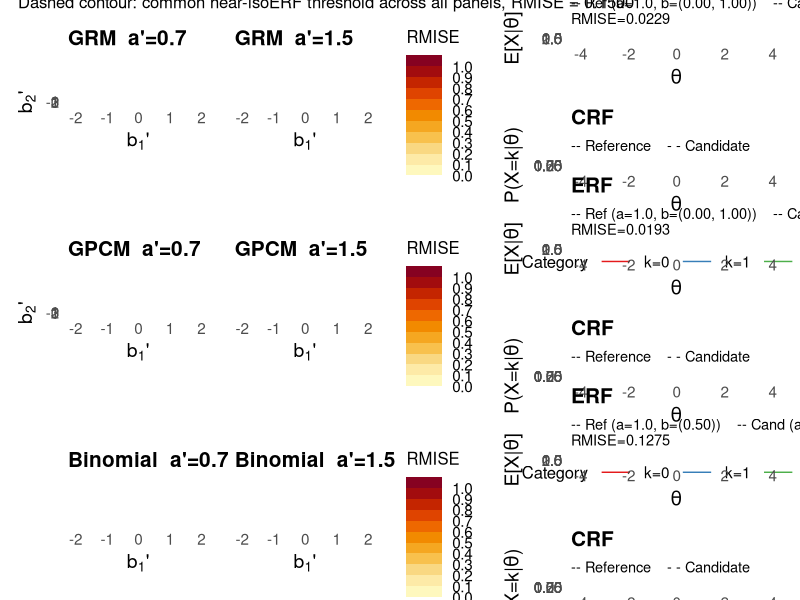

Write the R code that produced this figure.
library(ggplot2)
library(patchwork)

logis <- function(x) 1 / (1 + exp(-x))

# ---- ERF and CRF for each model (K=3) ----

erf_grm <- function(theta, a, b) {
  rowSums(outer(theta, b, function(t, bk) logis(a * (t - bk))))
}
crf_grm <- function(theta, a, b) {
  p0 <- logis(a * (theta - b[1]))
  p1 <- logis(a * (theta - b[2]))
  data.frame(theta = theta, k0 = 1 - p0, k1 = p0 - p1, k2 = p1)
}

erf_gpcm <- function(theta, a, b) {
  sapply(theta, function(t) {
    u1 <- exp(a * (t - b[1]))
    u2 <- exp(a * (t - b[1]) + a * (t - b[2]))
    (u1 + 2 * u2) / (1 + u1 + u2)
  })
}
crf_gpcm <- function(theta, a, b) {
  m <- t(sapply(theta, function(t) {
    u1 <- exp(a * (t - b[1]))
    u2 <- exp(a * (t - b[1]) + a * (t - b[2]))
    d  <- 1 + u1 + u2
    c(k0 = 1/d, k1 = u1/d, k2 = u2/d)
  }))
  as.data.frame(cbind(theta = theta, m))
}

erf_binom <- function(theta, a, b) {
  2 * logis(a * (theta - b[1]))   # b[2] not used
}
crf_binom <- function(theta, a, b) {
  p <- logis(a * (theta - b[1]))
  data.frame(theta = theta, k0 = (1-p)^2, k1 = 2*p*(1-p), k2 = p^2)
}

# ---- Per-model references ----
refs <- list(
  GRM      = list(a = 1, b = c(0, 1),  erf_fn = erf_grm,  crf_fn = crf_grm),
  GPCM     = list(a = 1, b = c(0, 1),  erf_fn = erf_gpcm, crf_fn = crf_gpcm),
  Binomial = list(a = 1, b = c(0.5, NA), erf_fn = erf_binom, crf_fn = crf_binom)
)

erf_dist <- function(erf_ref_fn, erf_fn, a_prime, b_prime) {
  integrate(function(theta) {
    (erf_ref_fn(theta) - erf_fn(theta, a_prime, b_prime))^2 * dnorm(theta)
  }, lower = -5, upper = 5, subdivisions = 200)$value
}

# ---- Grids ----
b1_vals <- seq(-2, 2, length.out = 60)
b2_vals <- seq(-1, 3, length.out = 60)

grids <- list(
  GRM     = subset(expand.grid(b1 = b1_vals, b2 = b2_vals), b1 < b2),
  GPCM    = expand.grid(b1 = b1_vals, b2 = b2_vals),
  Binomial = expand.grid(b1 = b1_vals, b2 = b2_vals)
)

erfs <- list(GRM = erf_grm, GPCM = erf_gpcm, Binomial = erf_binom)
crfs <- list(GRM = crf_grm, GPCM = crf_gpcm, Binomial = crf_binom)

# ---- Shared theme: larger text throughout ----
theme_iso <- function() {
  theme_minimal(base_size = 15) +
    theme(
      plot.title      = element_text(size = 15, face = "bold"),
      plot.subtitle   = element_text(size = 10.5),
      axis.title      = element_text(size = 14),
      axis.text       = element_text(size = 11),
      legend.title    = element_text(size = 12),
      legend.text     = element_text(size = 11),
      legend.key.width = unit(0.9, "cm")
    )
}

# ---- Plot helpers ----
make_dist_plot <- function(g, erf_ref_fn, b_ref_row, erf_fn, ap,
                           model_name, show_legend = FALSE, highlight = NULL,
                           scale_max = NA, show_isoerf_contour = FALSE,
                           contour_level = NULL, show_yaxis = TRUE) {
  if (!"dist" %in% names(g)) {
    g$dist <- mapply(function(b1, b2) erf_dist(erf_ref_fn, erf_fn, ap, c(b1, b2)),
                     g$b1, g$b2)
    cat(sprintf("%-8s a'=%.1f  min=%.6f  at b1=%.3f b2=%.3f\n",
                model_name, ap, min(g$dist),
                g$b1[which.min(g$dist)], g$b2[which.min(g$dist)]))
  }
  p <- ggplot(g, aes(x = b1, y = b2, fill = sqrt(dist))) +
    geom_tile() +
    geom_contour(data = g, aes(x = b1, y = b2, z = sqrt(dist)),
                inherit.aes = FALSE, breaks = contour_breaks,
                color = "grey30", linewidth = 0.3) +
    { if (!is.na(b_ref_row[2]))
        annotate("point", x = b_ref_row[1], y = b_ref_row[2],
                 shape = 4, size = 3.5, color = "black", stroke = 1.3)
      else list() } +
    scale_fill_stepsn(colours = viridis_pal,
                       breaks = contour_breaks,
                       limits = c(0, scale_max),
                       name = "RMISE",
                       guide = if (show_legend) guide_colorsteps() else "none") +
    labs(title = sprintf("%s  a'=%.1f", model_name, ap),
         x = expression(b[1]*"'"),
         y = if (show_yaxis) expression(b[2]*"'") else NULL) +
    theme_iso()
  if (!show_yaxis) {
    p <- p + theme(axis.text.y = element_blank(), axis.title.y = element_blank())
  }
  if (show_isoerf_contour && !is.null(contour_level)) {
    p <- p + geom_contour(data = g, aes(x = b1, y = b2, z = sqrt(dist)),
                          inherit.aes = FALSE, breaks = contour_level,
                          color = "red", linewidth = 1, linetype = "dashed")
  }
  if (!is.null(highlight)) {
    p <- p +
      annotate("point", x = highlight[1], y = highlight[2],
               shape = 21, size = 4.5, color = "black", fill = "white", stroke = 1.3) +
      annotate("text", x = highlight[1] + 0.15, y = highlight[2] - 0.15,
               label = sprintf("(%.2f, %.2f)", highlight[1], highlight[2]),
               size = 3.4, hjust = 0)
  }
  list(plot = p, grid = g)
}

make_erf_crf <- function(ref, erf_fn, crf_fn, a_cand, b_cand) {
  theta_seq <- seq(-4, 4, length.out = 300)
  erf_ref_fn <- function(theta) ref$erf_fn(theta, ref$a, ref$b)
  rmise <- sqrt(integrate(function(theta)
    (erf_ref_fn(theta) - erf_fn(theta, a_cand, b_cand))^2 * dnorm(theta),
    lower = -5, upper = 5, subdivisions = 200)$value)

  erf_df <- data.frame(
    theta = rep(theta_seq, 2),
    erf   = c(erf_ref_fn(theta_seq), erf_fn(theta_seq, a_cand, b_cand)),
    model = rep(c("Reference", "Candidate"), each = length(theta_seq))
  )
  p_erf <- ggplot(erf_df, aes(x = theta, y = erf, color = model, linetype = model)) +
    geom_line(linewidth = 1.1) +
    scale_color_manual(values = c("black", "red"), guide = "none") +
    scale_linetype_manual(values = c("dashed", "solid"), guide = "none") +
    labs(x = expression(theta), y = expression(E*"["*X*"|"*theta*"]"),
         title = "ERF",
         subtitle = {
           fmt_b <- function(b) paste(sprintf("%.2f", b[!is.na(b)]), collapse = ", ")
           sprintf("-- Ref (a=%.1f, b=(%s))    -- Cand (a'=%.1f, b'=(%s))\nRMISE=%.4f",
                   ref$a, fmt_b(ref$b), a_cand, fmt_b(b_cand), rmise)
         }) +
    theme_iso() +
    theme(plot.subtitle = element_text(size = 10.5))

  r  <- ref$crf_fn(theta_seq, ref$a, ref$b)
  cc <- crf_fn(theta_seq, a_cand, b_cand)
  crf_df <- rbind(
    data.frame(theta = theta_seq, prob = r$k0,  k = "k=0", model = "Reference"),
    data.frame(theta = theta_seq, prob = r$k1,  k = "k=1", model = "Reference"),
    data.frame(theta = theta_seq, prob = r$k2,  k = "k=2", model = "Reference"),
    data.frame(theta = theta_seq, prob = cc$k0, k = "k=0", model = "Candidate"),
    data.frame(theta = theta_seq, prob = cc$k1, k = "k=1", model = "Candidate"),
    data.frame(theta = theta_seq, prob = cc$k2, k = "k=2", model = "Candidate")
  )
  p_crf <- ggplot(crf_df, aes(x = theta, y = prob, color = k,
                               linetype = model, linewidth = model)) +
    geom_line() +
    scale_linetype_manual(values = c("dashed", "solid"), guide = "none") +
    scale_linewidth_manual(values = c(0.7, 1.1), guide = "none") +
    scale_color_brewer(palette = "Set1", name = "Category") +
    labs(x = expression(theta), y = expression("P(X=k|"*theta*")"),
         title = "CRF", subtitle = "-- Reference    - - Candidate") +
    theme_iso() +
    theme(legend.position = "bottom", plot.subtitle = element_text(size = 10.5))

  list(erf = p_erf, crf = p_crf)
}

make_dist_plot_1d <- function(b1_vals, erf_ref_fn, b_ref, erf_fn, ap,
                              model_name, show_legend = FALSE, highlight = NULL,
                              scale_max = NA, precomputed_g = NULL,
                              show_isoerf_contour = FALSE, contour_level = NULL) {
  if (is.null(precomputed_g)) {
    g <- data.frame(b1 = b1_vals)
    g$dist <- sapply(b1_vals, function(b1) erf_dist(erf_ref_fn, erf_fn, ap, c(b1, NA)))
    cat(sprintf("%-8s a'=%.1f  min=%.6f  at b1=%.3f\n",
                model_name, ap, min(g$dist), g$b1[which.min(g$dist)]))
  } else {
    g <- precomputed_g
  }
  # reference a=1; candidate a = ap (0.7 or 1.5); only b1' varies on x-axis
  p <- ggplot(g, aes(x = b1, y = 0, fill = sqrt(dist))) +
    geom_tile(height = 1) +
    annotate("point", x = b_ref, y = 0, shape = 4, size = 4.5, color = "black", stroke = 1.6) +
    scale_fill_stepsn(colours = viridis_pal,
                       breaks = contour_breaks,
                       limits = c(0, scale_max),
                       name = "RMISE",
                       guide = if (show_legend) guide_colorsteps() else "none") +
    scale_y_continuous(limits = c(-0.5, 0.5), expand = c(0, 0)) +
    labs(title = sprintf("%s  a'=%.1f", model_name, ap),
         x = expression(b[1]*"'"), y = NULL) +
    theme_iso() +
    theme(axis.text.y = element_blank(), axis.ticks.y = element_blank(),
          panel.grid = element_blank())
  if (show_isoerf_contour && !is.null(contour_level)) {
    in_band <- g$b1[sqrt(g$dist) <= contour_level]
    if (length(in_band) > 0) {
      band_range <- range(in_band)
      p <- p +
        annotate("segment", x = band_range[1], xend = band_range[1],
                 y = -0.5, yend = 0.5, color = "red",
                 linewidth = 1, linetype = "dashed") +
        annotate("segment", x = band_range[2], xend = band_range[2],
                 y = -0.5, yend = 0.5, color = "red",
                 linewidth = 1, linetype = "dashed")
    }
  }
  if (!is.null(highlight)) {
    p <- p +
      annotate("point", x = highlight, y = 0,
               shape = 21, size = 5, color = "black", fill = "white", stroke = 1.3) +
      annotate("text", x = highlight + 0.1, y = 0.3,
               label = sprintf("(%.2f)", highlight), size = 3.4, hjust = 0)
  }
  list(plot = p, grid = g)
}

# ---- Pass 1: compute all distances, cache grids ----
a_prime <- 1.5
cached <- list()

for (model in c("GRM", "GPCM", "Binomial")) {
  ref <- refs[[model]]
  efn <- erfs[[model]]
  erf_ref_fn <- local({ r <- ref; function(theta) r$erf_fn(theta, r$a, r$b) })

  if (model == "Binomial") {
    g07 <- data.frame(b1 = b1_vals)
    g07$dist <- sapply(b1_vals, function(b1) erf_dist(erf_ref_fn, efn, 0.7, c(b1, NA)))
    g15 <- data.frame(b1 = b1_vals)
    g15$dist <- sapply(b1_vals, function(b1) erf_dist(erf_ref_fn, efn, 1.5, c(b1, NA)))
  } else {
    g <- grids[[model]]
    g07 <- g
    g07$dist <- mapply(function(b1, b2) erf_dist(erf_ref_fn, efn, 0.7, c(b1, b2)), g$b1, g$b2)
    g15 <- g
    g15$dist <- mapply(function(b1, b2) erf_dist(erf_ref_fn, efn, 1.5, c(b1, b2)), g$b1, g$b2)
  }
  cached[[model]] <- list(g07 = g07, g15 = g15, erf_ref_fn = erf_ref_fn)
  cat(sprintf("Computed %s\n", model))
}

scale_max <- max(sqrt(unlist(lapply(cached, function(x) c(x$g07$dist, x$g15$dist)))))
cat(sprintf("Global scale max (sqrt dist): %.4f\n", scale_max))

# ---- Discrete contour bands (alternative to continuous gradient) ----
contour_breaks <- pretty(c(0, scale_max), n = 8)
contour_breaks <- contour_breaks[contour_breaks >= 0 & contour_breaks <= scale_max]
viridis_pal <- hcl.colors(9, "YlOrRd", rev = TRUE)

# ---- Common near-isoERF threshold ----
# A single absolute ERF-distance threshold, shared across every panel (all
# three models, both a' values), rather than a per-panel percentile. Since
# the ERF has a common range across models (K-1 = 2 here), a single absolute
# distance is directly comparable across panels. Fixed at 0.15: chosen (by
# checking each panel's minimum achievable distance) to be the smallest round
# value that still yields a visible near-isoERF boundary in all six panels;
# the 3rd-percentile-of-GRM anchor used previously (~0.07) was too tight and
# left three panels (GRM/Binomial at a'=0.7, Binomial at a'=1.5) with no
# candidate below threshold at all.
contour_level_common <- 0.15
cat(sprintf("Common near-isoERF contour threshold (sqrt dist, fixed): %.4f\n",
            contour_level_common))

# ---- Pass 2: build plots with shared color scale ----
rows <- list()

for (model in c("GRM", "GPCM", "Binomial")) {
  ref <- refs[[model]]
  efn <- erfs[[model]]
  cfn <- crfs[[model]]
  cc  <- cached[[model]]

  if (model == "Binomial") {
    r07_plot <- make_dist_plot_1d(b1_vals, cc$erf_ref_fn, ref$b[1], efn, 0.7, model,
                                  show_legend = FALSE, scale_max = scale_max,
                                  precomputed_g = cc$g07, show_isoerf_contour = TRUE,
                                  contour_level = contour_level_common)$plot
    cand_b1  <- cc$g15$b1[which.min(cc$g15$dist)]
    r15_plot <- make_dist_plot_1d(b1_vals, cc$erf_ref_fn, ref$b[1], efn, 1.5, model,
                                  show_legend = TRUE, scale_max = scale_max,
                                  precomputed_g = cc$g15, highlight = cand_b1,
                                  show_isoerf_contour = TRUE,
                                  contour_level = contour_level_common)$plot
    cand <- c(cand_b1, NA)
  } else {
    iso_contour <- TRUE
    r07_plot <- make_dist_plot(cc$g07, cc$erf_ref_fn, ref$b, efn, 0.7, model,
                               show_legend = FALSE, scale_max = scale_max,
                               show_isoerf_contour = iso_contour,
                               contour_level = contour_level_common)$plot
    cand     <- with(cc$g15, c(b1[which.min(dist)], b2[which.min(dist)]))
    r15_plot <- make_dist_plot(cc$g15, cc$erf_ref_fn, ref$b, efn, 1.5, model,
                               show_legend = TRUE, scale_max = scale_max,
                               highlight = cand, show_isoerf_contour = iso_contour,
                               contour_level = contour_level_common,
                               show_yaxis = FALSE)$plot
  }

  panels <- make_erf_crf(ref, efn, cfn, a_prime, cand)
  rows[[model]] <- (r07_plot | r15_plot | (panels$erf / panels$crf)) +
    plot_layout(widths = c(1, 1, 1.5))
}

p_final <- (rows$GRM / rows$GPCM / rows$Binomial) +
  plot_annotation(
    title    = "Within-model isoERF distance  (GRM / GPCM / Binomial,  K=3,  reference a=1)",
    subtitle = sprintf(paste(
      "Left column: candidate a'=0.7    Right column: candidate a'=1.5    x = reference    o = minimum-distance candidate (defines right-panel ERF/CRF)",
      "Dashed contour: common near-isoERF threshold across all panels, RMISE = %.4f",
      sep = "\n"),
      contour_level_common),
    theme = theme(plot.title = element_text(size = 17, face = "bold"),
                  plot.subtitle = element_text(size = 12))
  )

ggsave("/home/ben/Dropbox/Apps/Overleaf/binomial_model/figs/fig_isoerf_distance2_altcontour.pdf",
       p_final, width = 15, height = 16)
cat("saved\n")
